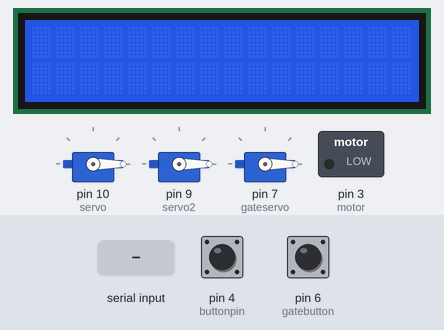
Bench run of a sketch on a simulated Arduino Uno, built with avr-gcc and run on an emulated ATmega328P. On the bench: 3 × servo, 16×2 character LCD, switched loads named in the sketch (green lamp = pin HIGH). Inputs (shaded band) come from the test bench; at power-on: pin 6 (gatebutton) HIGH, pin 4 (buttonpin) HIGH. What the sketch prints to the serial monitor is not drawn.

Above: at 1.2 s.
1.3 s: "True\n" received over Serial
At 2.5 s:
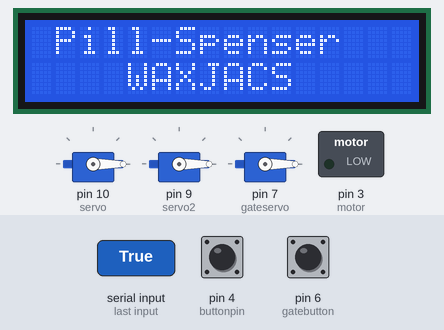
2.8 s: pin 6 (gatebutton) pulled LOW for 3.2 s
At 3.5 s:
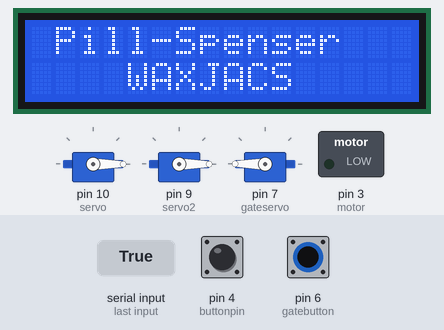
9.0 s: pin 4 (buttonpin) pulled LOW for 0.15 s
At 9.07 s:
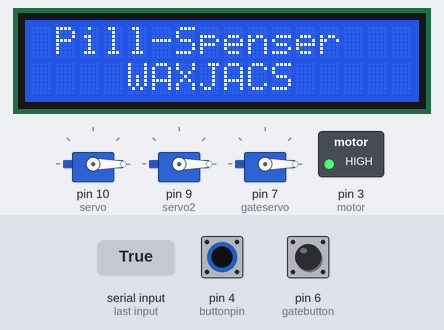
10.6 s: pin 4 (buttonpin) pulled LOW for 3.2 s
At 14.3 s:
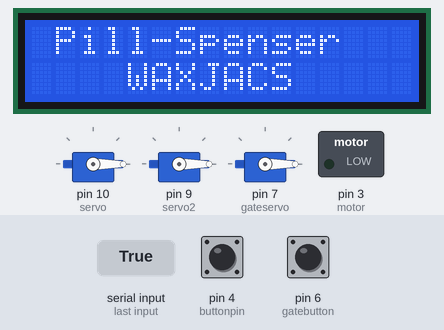
16.8 s: pin 6 (gatebutton) pulled LOW for 0.15 s
At 17.7 s:
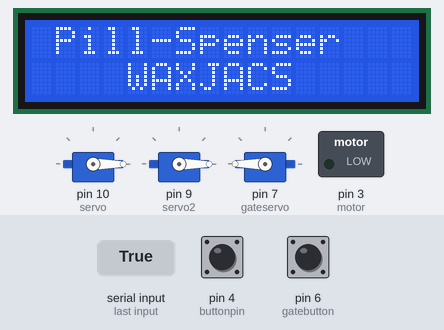
Timing chart, 0 to 20.3 s (numbered marks = the images above; inputs shaded):
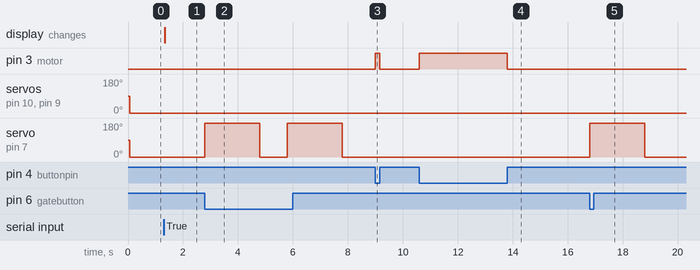

Measured:
- after the input at 1.3 s, the display: changes at once (image 1)
- after the input at 2.8 s, servo on pin 7 (gateservo): alternates 180° for 2.0 s and 0° for 1.0 s, starting at once
- after the input at 9.0 s, pin 3 (motor): LOW → HIGH at once, → LOW 0.15 s later
- after the input at 10.6 s, pin 3 (motor): LOW → HIGH at once, → LOW 3.2 s later
- after the input at 16.8 s, servo on pin 7 (gateservo): 0° → 180° at once, → 0° 2.0 s later

The sketch:

pill_arduino.ino
```cpp
#include <Servo.h>
#include <Wire.h>
#include <LiquidCrystal_I2C.h>

Servo servo;

Servo servo2;

Servo gateservo;

int buzzer = 5;
const int buttonpin= 4;
const int motor = 3;

int buttonstate = 0;
int gatebuttonstate = 0;
const int gatebutton = 6;


LiquidCrystal_I2C lcd(0x27, 16, 2);

void setup() {

  Serial.begin(9600);

  Wire.begin();
  servo.attach(10);
  servo2.attach(9);
  gateservo.attach(7);

  lcd.init();
  lcd.backlight();
  pinMode(buzzer,OUTPUT);
  pinMode(buttonpin, INPUT_PULLUP);
  pinMode(motor, OUTPUT);
  pinMode(gatebutton, INPUT_PULLUP);

}

void loop() {
  noTone(buzzer);


  if (Serial.available()) {

    String data = Serial.readStringUntil('\n');
    data.trim();
    Serial.println(data);

    // Parse the received data
    String containerName = getValue(data, ',', 0);
    int pillsToBeTaken = getValue(data, ',', 1).toInt();
    String date = getValue(data, ',', 2);
    String time = getValue(data, ',', 3);
    String identifier = getValue(data, ',', 4);
    String container = getValue(data, ',', 5);


    lcd.clear();
    lcd.print(" Pill-Spenser  ");
    lcd.setCursor (0,1);
    lcd.print(String("    WAXJACS   "));

    if (String(identifier) == "True") {

      lcd.clear();
      lcd.print("Pill Name: ");
      lcd.setCursor (0,1);
      lcd.print(containerName);

      if (String(container) == "Container1" && String(container) == "Container2") {
        tone(buzzer, 392, 5000);
        moveServoMotor(pillsToBeTaken, servo);
        moveServoMotor(pillsToBeTaken, servo2);
      } else if (String(container) == "Container1") {
        tone(buzzer, 392, 5000);
        moveServoMotor(pillsToBeTaken, servo);
      } else if (String(container) == "Container2") {
        tone(buzzer, 392, 5000);
        moveServoMotor(pillsToBeTaken, servo2);  // Move Servo2 for Container2
      }
    } else {
      Serial.println("None");
      noTone(buzzer);
    }
  }

  int buttonstate = digitalRead(buttonpin);
  if (buttonstate == LOW){
    digitalWrite(motor, HIGH);
  } else {
    digitalWrite(motor, LOW);
  }

  int gatebuttonstate = digitalRead(gatebutton);
   if (gatebuttonstate == LOW){
    Serial.write("Button pressed");
    gateservo.write(180);
    delay(2000);
    gateservo.write(0);
    delay(1000);
  } else {
    gateservo.write(0);
  }


servo.write(0);
servo2.write(0);

}


void moveServoMotor(int numPillsToBeTaken, Servo &servoMotor) {
  for (int i = 0; i < numPillsToBeTaken; ++i) {
    int angle = 60;
    servoMotor.write(angle);
    delay(1000);
    servoMotor.write(0);
    delay(1000);
  }
}


String getValue(const String& data, char separator, int index) {
  int found = 0;
  int strIndex[] = { 0, -1 };
  int maxIndex = data.length() - 1;

  for (int i = 0; i <= maxIndex && found <= index; i++) {
    if (data.charAt(i) == separator || i == maxIndex) {
      found++;
      strIndex[0] = strIndex[1] + 1;
      strIndex[1] = (i == maxIndex) ? i + 1 : i;
    }
  }

  return found > index ? data.substring(strIndex[0], strIndex[1]) : "";
}
```
